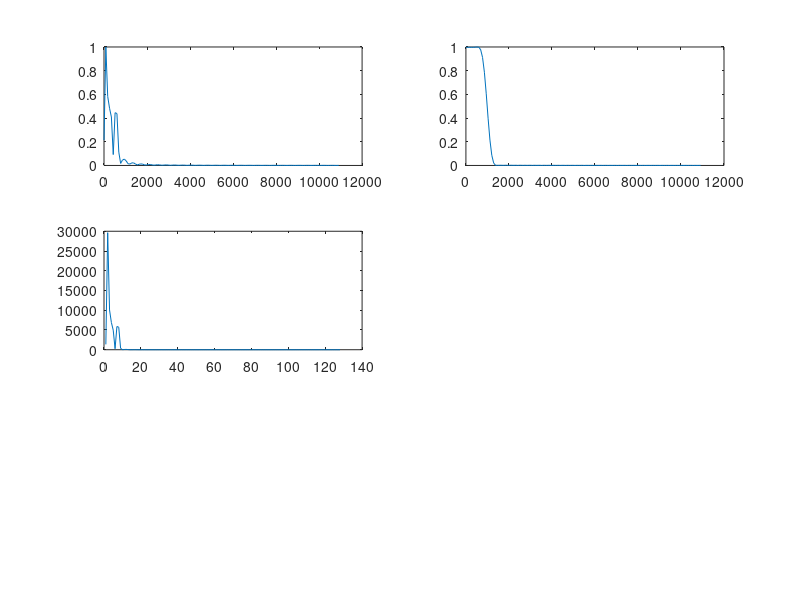

The MATLAB source for this figure:
clc; %clear the command window
close all; %clear all windows except those of imtods
clear ;
workspace;  % Make sure the workspace panel is showing.
format long g;
format compact;
fontSize = 20;
% Let's print out the periods so we know what to expect.
% The period is just 1 over the frequency.


%We define thr specifications of the filter
fs=22e3;

%normalized frequencies in rad

Wp=(2*4e3/fs);
Ws=(4.5e3/fs*2);
Ap=0.8;
As=50;

%to design the fir low pass filter

%normalized cuff off frequency in rad
Wn=(4e3/(fs*2));
order=((As*22e3)/(22*0.5e3))-1;

%to design 
h=fir1(order,Wn,'low',hamming(order+1));

% Let's print out the periods so we know what to expect.
% The period is just 1 over the frequency.
periods = 1 ./ [.08, .1, .22, .4];
% Let's have the max value of x be large enough to contain 4 cycles of the lowest frequency.
xMax = 1*periods(1);
% Let's have, say, 500 samples over that range [0, xMax].
x = linspace(0, xMax, 200);
% Now we have x, so compute y using the formula.
y = sin(2*pi*0.08*x) + sin(2*pi*0.1*x) + sin(2*pi*0.22*x) + sin(2*pi*0.4*x);
%change to frequency domain.
%to pass it through filter, first find signal length
nfft=length(y);
nfft2=2.^nextpow2(nfft);

%Transform impulse response of filter
fh=fft(h,nfft2);
fh=fh(1:nfft2/2); %dividing x-axis into half
%converting to frequency domain.
fy=fft(y,nfft2);
fy=fy(1:nfft2/2); %we will only use magnitude response.
%assign axis of frequency domain.
xfft=fs.*(0:nfft2/2-1)/nfft2;
%plot(xfft,abs(fy/max(fy))); %used to plot frequency domain %we have to take the absolute function for magnitude.
mul=fy.*fy; %we multiply in frequency domain to get convolution.

subplot(3,2,1);
plot(xfft,abs(fy/max(fy)));
subplot(3,2,2);
plot(xfft,abs(fh/max(fh)));
subplot(3,2,3);
plot(abs(mul));
